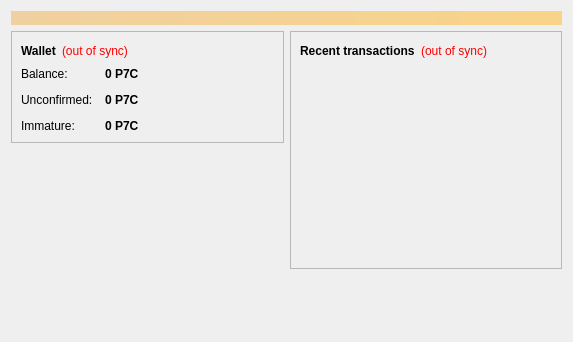
<?xml version="1.0" encoding="UTF-8"?>
<ui version="4.0">
 <class>OverviewPage</class>
 <widget class="QWidget" name="OverviewPage">
  <property name="geometry">
   <rect>
    <x>0</x>
    <y>0</y>
    <width>573</width>
    <height>342</height>
   </rect>
  </property>
  <property name="windowTitle">
   <string>Form</string>
  </property>
  <layout class="QVBoxLayout" name="topLayout">
   <item>
    <widget class="QLabel" name="labelAlerts">
     <property name="visible">
      <bool>false</bool>
     </property>
     <property name="styleSheet">
      <string notr="true">background-color: qlineargradient(x1: 0, y1: 0, x2: 1, y2: 0, stop:0 #F0D0A0, stop:1 #F8D488); color:#000000;</string>
     </property>
     <property name="wordWrap">
      <bool>true</bool>
     </property>
     <property name="margin">
      <number>3</number>
     </property>
    </widget>
   </item>
   <item>
    <layout class="QHBoxLayout" name="horizontalLayout" stretch="1,1">
     <item>
      <layout class="QVBoxLayout" name="verticalLayout_2">
       <item>
        <widget class="QFrame" name="frame">
         <property name="frameShape">
          <enum>QFrame::StyledPanel</enum>
         </property>
         <property name="frameShadow">
          <enum>QFrame::Raised</enum>
         </property>
         <layout class="QVBoxLayout" name="verticalLayout_4">
          <item>
           <layout class="QHBoxLayout" name="horizontalLayout_4">
            <item>
             <widget class="QLabel" name="label_5">
              <property name="font">
               <font>
                <weight>75</weight>
                <bold>true</bold>
               </font>
              </property>
              <property name="text">
               <string>Wallet</string>
              </property>
             </widget>
            </item>
            <item>
             <widget class="QLabel" name="labelWalletStatus">
              <property name="toolTip">
               <string>The displayed information may be out of date. Your wallet automatically synchronizes with the P7Coin network after a connection is established, but this process has not completed yet.</string>
              </property>
              <property name="styleSheet">
               <string notr="true">QLabel { color: red; }</string>
              </property>
              <property name="text">
               <string notr="true">(out of sync)</string>
              </property>
              <property name="alignment">
               <set>Qt::AlignLeading|Qt::AlignLeft|Qt::AlignVCenter</set>
              </property>
             </widget>
            </item>
            <item>
             <spacer name="horizontalSpacer_2">
              <property name="orientation">
               <enum>Qt::Horizontal</enum>
              </property>
              <property name="sizeHint" stdset="0">
               <size>
                <width>40</width>
                <height>20</height>
               </size>
              </property>
             </spacer>
            </item>
           </layout>
          </item>
          <item>
           <layout class="QFormLayout" name="formLayout_2">
            <property name="fieldGrowthPolicy">
             <enum>QFormLayout::AllNonFixedFieldsGrow</enum>
            </property>
            <property name="horizontalSpacing">
             <number>12</number>
            </property>
            <property name="verticalSpacing">
             <number>12</number>
            </property>
            <item row="0" column="0">
             <widget class="QLabel" name="label">
              <property name="text">
               <string>Balance:</string>
              </property>
             </widget>
            </item>
            <item row="0" column="1">
             <widget class="QLabel" name="labelBalance">
              <property name="font">
               <font>
                <weight>75</weight>
                <bold>true</bold>
               </font>
              </property>
              <property name="cursor">
               <cursorShape>IBeamCursor</cursorShape>
              </property>
              <property name="toolTip">
               <string>Your current balance</string>
              </property>
              <property name="text">
               <string notr="true">0 P7C</string>
              </property>
              <property name="textInteractionFlags">
               <set>Qt::LinksAccessibleByMouse|Qt::TextSelectableByKeyboard|Qt::TextSelectableByMouse</set>
              </property>
             </widget>
            </item>
            <item row="1" column="0">
             <widget class="QLabel" name="label_3">
              <property name="text">
               <string>Unconfirmed:</string>
              </property>
             </widget>
            </item>
            <item row="1" column="1">
             <widget class="QLabel" name="labelUnconfirmed">
              <property name="font">
               <font>
                <weight>75</weight>
                <bold>true</bold>
               </font>
              </property>
              <property name="cursor">
               <cursorShape>IBeamCursor</cursorShape>
              </property>
              <property name="toolTip">
               <string>Total of transactions that have yet to be confirmed, and do not yet count toward the current balance</string>
              </property>
              <property name="text">
               <string notr="true">0 P7C</string>
              </property>
              <property name="textInteractionFlags">
               <set>Qt::LinksAccessibleByMouse|Qt::TextSelectableByKeyboard|Qt::TextSelectableByMouse</set>
              </property>
             </widget>
            </item>
            <item row="2" column="0">
             <widget class="QLabel" name="labelImmatureText">
              <property name="text">
               <string>Immature:</string>
              </property>
             </widget>
            </item>
            <item row="2" column="1">
             <widget class="QLabel" name="labelImmature">
              <property name="font">
               <font>
                <weight>75</weight>
                <bold>true</bold>
               </font>
              </property>
              <property name="toolTip">
               <string>Mined balance that has not yet matured</string>
              </property>
              <property name="text">
               <string notr="true">0 P7C</string>
              </property>
              <property name="textInteractionFlags">
               <set>Qt::LinksAccessibleByMouse|Qt::TextSelectableByKeyboard|Qt::TextSelectableByMouse</set>
              </property>
             </widget>
            </item>
           </layout>
          </item>
         </layout>
        </widget>
       </item>
       <item>
        <spacer name="verticalSpacer">
         <property name="orientation">
          <enum>Qt::Vertical</enum>
         </property>
         <property name="sizeHint" stdset="0">
          <size>
           <width>20</width>
           <height>40</height>
          </size>
         </property>
        </spacer>
       </item>
        <item>
         <widget class="QLabel" name="label_wallet_bgcoin">
          <property name="text">
           <string/>
          </property>
          <property name="pixmap">
           <pixmap resource="../bitcoin.qrc">:/images/wallet_bgcoin</pixmap>
          </property>
          <property name="scaledContents">
           <bool>false</bool>
          </property>
          <property name="alignment">
           <set>Qt::AlignCenter</set>
          </property>
          <property name="margin">
           <number>-2</number>
          </property>
         </widget>
        </item>
        <item>
         <widget class="QLabel" name="label_6">
          <property name="text">
           <string/>
          </property>
         </widget>
        </item>
      </layout>
     </item>
     <item>
      <layout class="QVBoxLayout" name="verticalLayout_3">
       <item>
        <widget class="QFrame" name="frame_2">
         <property name="frameShape">
          <enum>QFrame::StyledPanel</enum>
         </property>
         <property name="frameShadow">
          <enum>QFrame::Raised</enum>
         </property>
         <layout class="QVBoxLayout" name="verticalLayout">
          <item>
           <layout class="QHBoxLayout" name="horizontalLayout_2">
            <item>
             <widget class="QLabel" name="label_4">
              <property name="text">
               <string>&lt;b&gt;Recent transactions&lt;/b&gt;</string>
              </property>
             </widget>
            </item>
            <item>
             <widget class="QLabel" name="labelTransactionsStatus">
              <property name="toolTip">
               <string>The displayed information may be out of date. Your wallet automatically synchronizes with the P7Coin network after a connection is established, but this process has not completed yet.</string>
              </property>
              <property name="styleSheet">
               <string notr="true">QLabel { color: red; }</string>
              </property>
              <property name="text">
               <string notr="true">(out of sync)</string>
              </property>
              <property name="alignment">
               <set>Qt::AlignRight|Qt::AlignTrailing|Qt::AlignVCenter</set>
              </property>
             </widget>
            </item>
            <item>
             <spacer name="horizontalSpacer">
              <property name="orientation">
               <enum>Qt::Horizontal</enum>
              </property>
              <property name="sizeHint" stdset="0">
               <size>
                <width>40</width>
                <height>20</height>
               </size>
              </property>
             </spacer>
            </item>
           </layout>
          </item>
          <item>
           <widget class="QListView" name="listTransactions">
            <property name="styleSheet">
             <string notr="true">QListView { background: transparent; }</string>
            </property>
            <property name="frameShape">
             <enum>QFrame::NoFrame</enum>
            </property>
            <property name="verticalScrollBarPolicy">
             <enum>Qt::ScrollBarAlwaysOff</enum>
            </property>
            <property name="horizontalScrollBarPolicy">
             <enum>Qt::ScrollBarAlwaysOff</enum>
            </property>
            <property name="selectionMode">
             <enum>QAbstractItemView::NoSelection</enum>
            </property>
           </widget>
          </item>
         </layout>
        </widget>
       </item>
       <item>
        <spacer name="verticalSpacer_2">
         <property name="orientation">
          <enum>Qt::Vertical</enum>
         </property>
         <property name="sizeHint" stdset="0">
          <size>
           <width>20</width>
           <height>40</height>
          </size>
         </property>
        </spacer>
       </item>
      </layout>
     </item>
    </layout>
   </item>
  </layout>
 </widget>
 <resources/>
 <connections/>
</ui>
